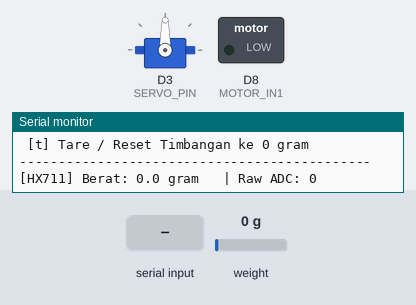
The sketch below on a simulated ESP8266 (NodeMCU). On the bench: servo, switched loads named in the sketch (green lamp = pin HIGH), the last lines printed to the serial monitor. The inputs (shaded band) are chosen by the test bench; at power-on: weight on the scale 0 g.

Above: at 2.7 s.
2.8 s: "1" received over Serial
At 3.9 s:
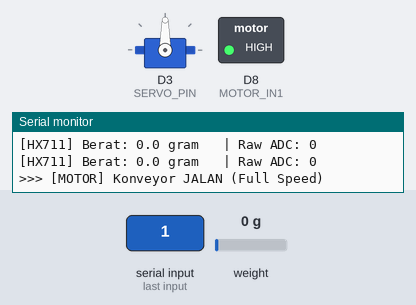
4.5 s: "2" received over Serial
At 5.7 s:
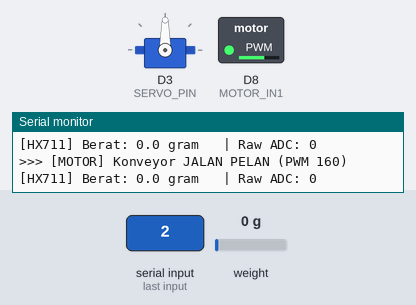
6.0 s: "3" received over Serial
At 7.0 s:
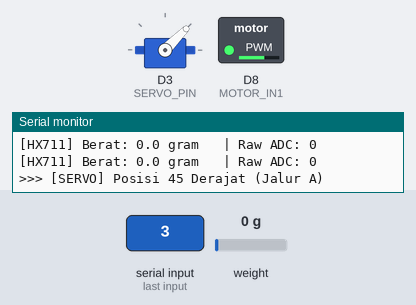
7.5 s: "0" received over Serial
At 7.9 s:
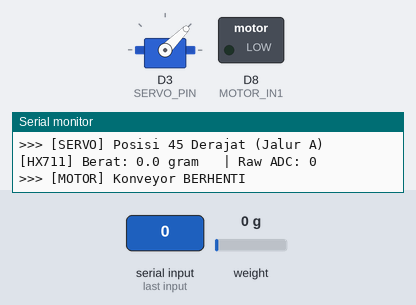
9.0 s: "5" received over Serial
At 10.1 s:
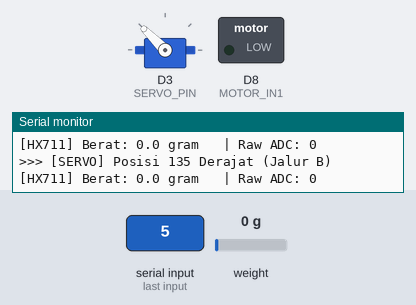
Timing chart, 0 to 12.0 s (numbered marks = the images above; inputs shaded):
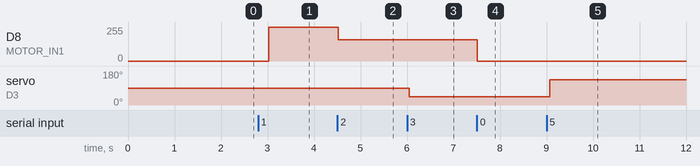

Measured:
- after the input at 2.8 s, D8 (MOTOR_IN1): 0/255 → 255/255 after 0.23 s
- after the input at 4.5 s, D8 (MOTOR_IN1): 255/255 → 160/255 at once
- after the input at 6.0 s, servo on D3 (SERVO_PIN): 90° → 45° after 0.05 s
- after the input at 7.5 s, D8 (MOTOR_IN1): 160/255 → 0/255 at once
- after the input at 9.0 s, servo on D3 (SERVO_PIN): 45° → 135° after 0.07 s

The sketch:

sketch_nov9a.ino
```cpp
#include <SPI.h>
#include <MFRC522.h>
#include "HX711.h"
#include <Servo.h>

// ==========================================
// DEFINISI PIN SESUAI SKEMA BASE SHIELD KAMU
// ==========================================
#define RST_PIN     D0  // GPIO 16 - Baris ke-1 (Paling Atas)
#define HX711_DT    D1  // GPIO 5  - Baris ke-2
#define HX711_SCK   D2  // GPIO 4  - Baris ke-3
#define SERVO_PIN   D3  // GPIO 0  - Baris ke-4
#define SS_PIN      D4  // GPIO 2  - Baris ke-5 (Pin SDA RC522)
// Baris ke-8 (D5=SCK), ke-9 (D6=MISO), ke-10 (D7=MOSI) otomatis diatur SPI
#define MOTOR_IN1   D8  // GPIO 15 - Baris ke-11 (Pin IN2 MX1508 dicolok ke G)

// Inisialisasi Objek
MFRC522 rfid(SS_PIN, RST_PIN);
HX711 scale;
Servo sorterServo;

// Nilai faktor kalibrasi Load Cell (Sesuaikan nanti agar gram-nya akurat)
float calibration_factor = 420.0;

unsigned long lastWeightTime = 0;

void setup() {
  // 1. Kunci mati motor konveyor sejak detik pertama agar tidak nyelonong saat boot
  pinMode(MOTOR_IN1, OUTPUT);
  digitalWrite(MOTOR_IN1, LOW);

  Serial.begin(115200);
  delay(500);
  Serial.println("\n=============================================");
  Serial.println("   DIAGNOSTIK HARDWARE KONVEYOR OTOMATIS     ");
  Serial.println("=============================================");

  // 2. Inisialisasi Servo SG90 (500us - 2400us agar sudut penuh di ESP8266)
  sorterServo.attach(SERVO_PIN, 500, 2400);
  sorterServo.write(90); // Posisi tengah/netral
  Serial.println("[OK] Servo SG90 siap di posisi 90 derajat.");

  // 3. Inisialisasi SPI & RFID RC522
  SPI.begin();
  rfid.PCD_Init();
  Serial.print("[CEK] Status Modul RFID RC522: ");
  byte v = rfid.PCD_ReadRegister(rfid.VersionReg);
  if ((v == 0x00) || (v == 0xFF)) {
    Serial.println("GAGAL TERBACA! Cek kabel 3.3V, GND, D0, D4, D5, D6, D7.");
  } else {
    Serial.print("TERHUBUNG! (Firmware Version: 0x");
    Serial.print(v, HEX);
    Serial.println(")");
  }

  // 4. Inisialisasi Load Cell HX711
  scale.begin(HX711_DT, HX711_SCK);
  Serial.print("[CEK] Status Modul Load Cell HX711: ");
  if (scale.wait_ready_timeout(1000)) {
    scale.set_scale(calibration_factor);
    scale.tare(); // Nol-kan timbangan saat mulai (pastikan tidak ada beban)
    Serial.println("TERHUBUNG & TARE (0.0 g) BERHASIL!");
  } else {
    Serial.println("GAGAL! Cek kabel 3V, G, DT (D1), dan SCK (D2).");
  }

  Serial.println("---------------------------------------------");
  Serial.println("PERINTAH TES MANUAL (Ketik di Serial Monitor):");
  Serial.println(" [1] Dinamo Konveyor JALAN (Kecepatan Penuh)");
  Serial.println(" [2] Dinamo Konveyor JALAN PELAN (PWM 160)");
  Serial.println(" [0] Dinamo Konveyor BERHENTI");
  Serial.println(" [3] Servo Belok KIRI (45 derajat)");
  Serial.println(" [4] Servo LURUS / TENGAH (90 derajat)");
  Serial.println(" [5] Servo Belok KANAN (135 derajat)");
  Serial.println(" [t] Tare / Reset Timbangan ke 0 gram");
  Serial.println("---------------------------------------------\n");
}

void loop() {
  // --- A. CEK KARTU / TAG RFID ---
  if (rfid.PICC_IsNewCardPresent() && rfid.PICC_ReadCardSerial()) {
    String uidString = "";
    for (byte i = 0; i < rfid.uid.size; i++) {
      if (rfid.uid.uidByte[i] < 0x10) uidString += "0";
      uidString += String(rfid.uid.uidByte[i], HEX);
      if (i < rfid.uid.size - 1) uidString += ":";
    }
    uidString.toUpperCase();

    Serial.println("\n>>> [RFID TERDETEKSI] UID Kartu: " + uidString);

    rfid.PICC_HaltA();
    rfid.PCD_StopCrypto1();
  }

  // --- B. BACA BERAT LOAD CELL SETIAP 1 DETIK ---
  if (millis() - lastWeightTime >= 1000) {
    lastWeightTime = millis();
    if (scale.is_ready()) {
      float berat = scale.get_units(3); // Rata-rata 3 pembacaan
      long raw = scale.read();          // Nilai mentah ADC
      Serial.print("[HX711] Berat: ");
      Serial.print(berat, 1);
      Serial.print(" gram \t| Raw ADC: ");
      Serial.println(raw);
    } else {
      Serial.println("[HX711] Modul tidak merespons...");
    }
  }

  // --- C. TERIMA PERINTAH TES DARI SERIAL MONITOR ---
  if (Serial.available() > 0) {
    char cmd = Serial.read();
    switch (cmd) {
      case '1':
        digitalWrite(MOTOR_IN1, HIGH);
        Serial.println(">>> [MOTOR] Konveyor JALAN (Full Speed)");
        break;
      case '2':
        analogWrite(MOTOR_IN1, 160); // Rentang PWM ESP8266: 0 - 255
        Serial.println(">>> [MOTOR] Konveyor JALAN PELAN (PWM 160)");
        break;
      case '0':
        digitalWrite(MOTOR_IN1, LOW);
        Serial.println(">>> [MOTOR] Konveyor BERHENTI");
        break;
      case '3':
        sorterServo.write(45);
        Serial.println(">>> [SERVO] Posisi 45 Derajat (Jalur A)");
        break;
      case '4':
        sorterServo.write(90);
        Serial.println(">>> [SERVO] Posisi 90 Derajat (Netral)");
        break;
      case '5':
        sorterServo.write(135);
        Serial.println(">>> [SERVO] Posisi 135 Derajat (Jalur B)");
        break;
      case 't':
      case 'T':
        scale.tare();
        Serial.println(">>> [HX711] Timbangan di-reset ke 0.0 gram (Tare)");
        break;
    }
  }
}
```
